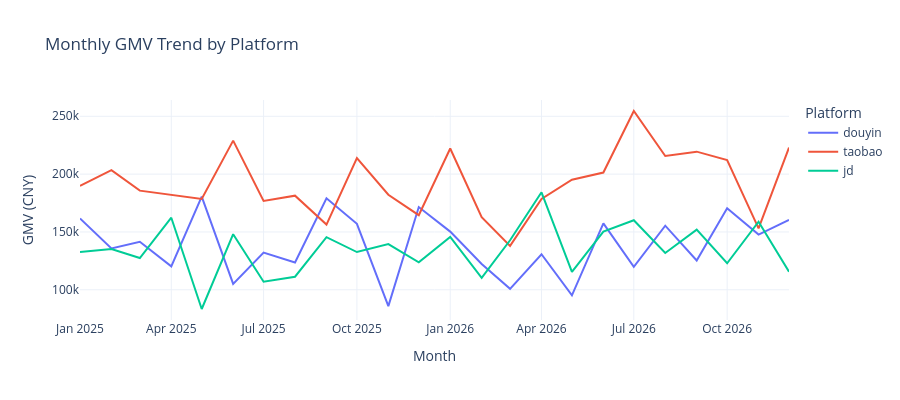

Notebook code cell kept with this figure:
### Code cell
# ── Visualization: Monthly GMV trend by platform ────────────────
plot_df = funnel_platform.copy()
plot_df['ym'] = plot_df['ym'].astype(str)
plot_df = plot_df.sort_values('ym')

fig = px.line(
    plot_df,
    x='ym', y='gmv', color='platform',
    title='Monthly GMV Trend by Platform',
    labels={'ym': 'Month', 'gmv': 'GMV (CNY)', 'platform': 'Platform'}
)
fig.update_layout(template='plotly_white', height=400)
fig.show()

### Figure 1 — Plotly figure (JSON) as saved in the notebook; plotly's stock layout.template omitted (floating-point values rounded to 4 significant figures)
{"data": [{"hovertemplate": "Platform=douyin<br>Month=%{x}<br>GMV (CNY)=%{y}<extra></extra>", "legendgroup": "douyin", "line": {"color": "#636efa", "dash": "solid"}, "marker": {"symbol": "circle"}, "mode": "lines", "name": "douyin", "orientation": "v", "showlegend": true, "type": "scatter", "x": ["2025-01", "2025-02", "2025-03", "2025-04", "2025-05", "2025-06", "2025-07", "2025-08", "2025-09", "2025-10", "2025-11", "2025-12", "2026-01", "2026-02", "2026-03", "2026-04", "2026-05", "2026-06", "2026-07", "2026-08", "2026-09", "2026-10", "2026-11", "2026-12"], "xaxis": "x", "y": [161600.0, 135800.0, 141500.0, 120300.0, 180600.0, 105100.0, 132100.0, 123500.0, 179100.0, 157000.0, 85850.0, 171500.0, 150300.0, 122400.0, 100900.0, 130700.0, 95250.0, 157400.0, 119800.0, 155400.0, 125400.0, 170500.0, 147800.0, 160400.0], "yaxis": "y"}, {"hovertemplate": "Platform=taobao<br>Month=%{x}<br>GMV (CNY)=%{y}<extra></extra>", "legendgroup": "taobao", "line": {"color": "#EF553B", "dash": "solid"}, "marker": {"symbol": "circle"}, "mode": "lines", "name": "taobao", "orientation": "v", "showlegend": true, "type": "scatter", "x": ["2025-01", "2025-02", "2025-03", "2025-04", "2025-05", "2025-06", "2025-07", "2025-08", "2025-09", "2025-10", "2025-11", "2025-12", "2026-01", "2026-02", "2026-03", "2026-04", "2026-05", "2026-06", "2026-07", "2026-08", "2026-09", "2026-10", "2026-11", "2026-12"], "xaxis": "x", "y": [189800.0, 203500.0, 185700.0, 181800.0, 178500.0, 229000.0, 176800.0, 181400.0, 156400.0, 213900.0, 182200.0, 164500.0, 222200.0, 162700.0, 138000.0, 178600.0, 195200.0, 201400.0, 254600.0, 215600.0, 219400.0, 212200.0, 153100.0, 223000.0], "yaxis": "y"}, {"hovertemplate": "Platform=jd<br>Month=%{x}<br>GMV (CNY)=%{y}<extra></extra>", "legendgroup": "jd", "line": {"color": "#00cc96", "dash": "solid"}, "marker": {"symbol": "circle"}, "mode": "lines", "name": "jd", "orientation": "v", "showlegend": true, "type": "scatter", "x": ["2025-01", "2025-02", "2025-03", "2025-04", "2025-05", "2025-06", "2025-07", "2025-08", "2025-09", "2025-10", "2025-11", "2025-12", "2026-01", "2026-02", "2026-03", "2026-04", "2026-05", "2026-06", "2026-07", "2026-08", "2026-09", "2026-10", "2026-11", "2026-12"], "xaxis": "x", "y": [132800.0, 135300.0, 127400.0, 162300.0, 83390.0, 148000.0, 107000.0, 111300.0, 145500.0, 132600.0, 139600.0, 123700.0, 145700.0, 110200.0, 142800.0, 184300.0, 115500.0, 150300.0, 160100.0, 131800.0, 152000.0, 122900.0, 158900.0, 115600.0], "yaxis": "y"}], "layout": {"height": 400, "legend": {"title": {"text": "Platform"}, "tracegroupgap": 0}, "title": {"text": "Monthly GMV Trend by Platform"}, "xaxis": {"anchor": "y", "domain": [0, 1], "title": {"text": "Month"}}, "yaxis": {"anchor": "x", "domain": [0, 1], "title": {"text": "GMV (CNY)"}}}}
